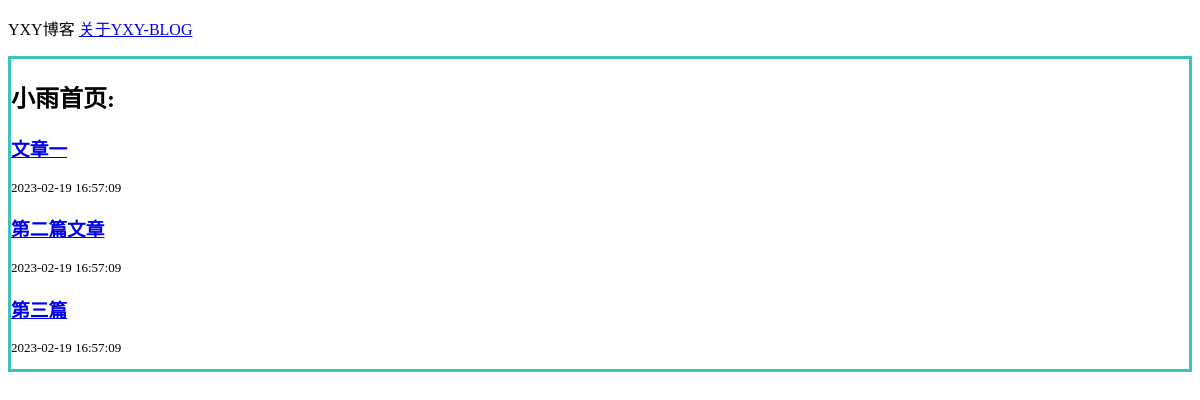
Before: / with the older database file.
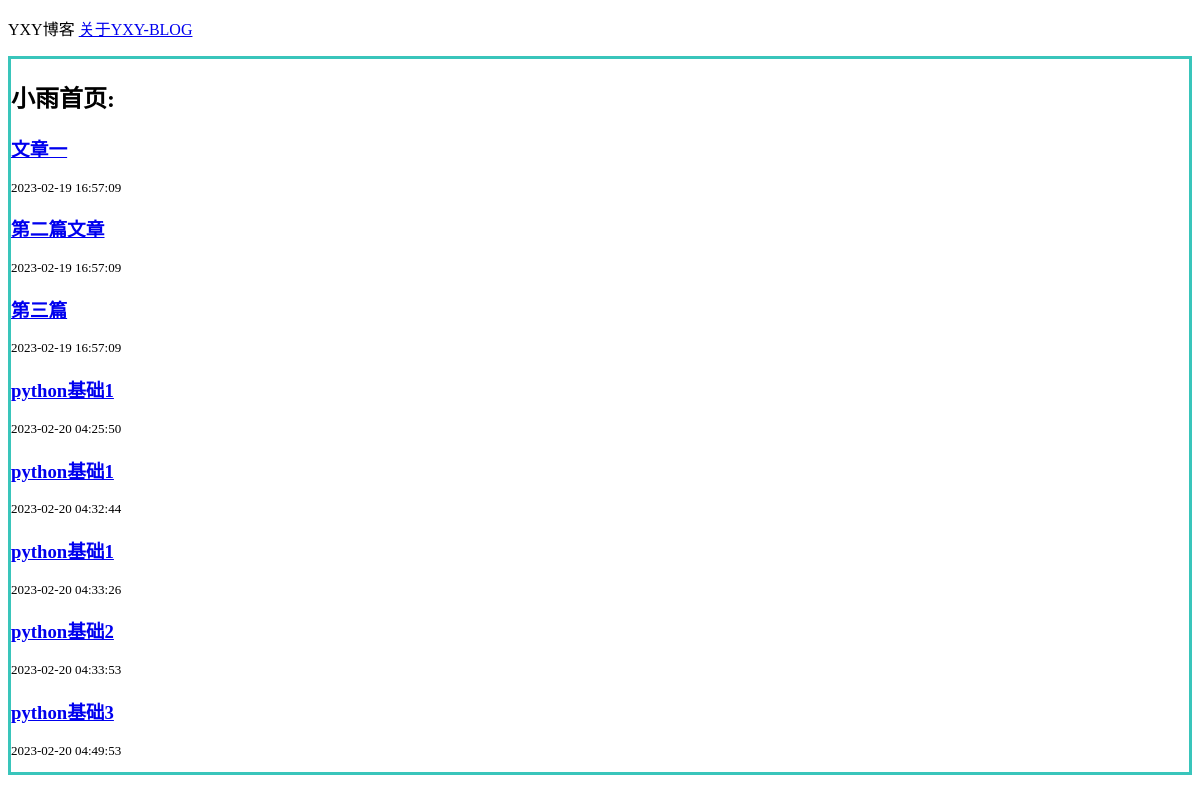
After: the same page with the newer database file.
### tables this page shows
CREATE TABLE blog (
    id INTEGER PRIMARY KEY AUTOINCREMENT,
    created TIMESTAMP NOT NULL DEFAULT CURRENT_TIMESTAMP,
    title TEXT NOT NULL,
    content TEXT NOT NULL
);

### app.py (the view)
@app.route('/')
def index():
    conn = get_db_conn()
    blogs = conn.execute('select * from blog').fetchall()  # 从句柄获取data
    html = render_template('index.html', blogs = blogs)
    return html

### app.py (called while the page is built)
def get_db_conn():
    conn = sqlite3.connect('./db/yxyblog.db')
    conn.row_factory = sqlite3.Row
    return conn

### templates/index.html
{% extends 'base.html' %}
{% block content %}
    <h2>{% block title %}小雨首页{% endblock %}:</h2>
    {% for blog_idx in blogs %}
        <a href="{{ url_for('blog', blog_id=blog_idx['id']) }}">
            <h3>{{ blog_idx['title'] }}</h3>
        </a>
        <p style="font-size: 13px;">{{ blog_idx['created'] }}</p>
    {% endfor %}
{% endblock %}

### templates/base.html (shortened to what this page needs)
<!DOCTYPE html>
<html lang="en">
<head>
    <link rel="stylesheet" href="{{url_for('static', filename ='css/index.css')}}">
</head>
<body>
    <p>YXY博客&nbsp;<a href="javascript:;">关于YXY-BLOG</a></p>
    <div class="content">{%block content %} {%endblock %}</div>
    <br>
</body>
</html>

### static/css/index.css (style rules this page uses)
.content { border:3px solid #39c5bb; }

Changed rows visible on the page:
added blog: title "python基础1", created "2023-02-20 04:25:50"
added blog: title "python基础1", created "2023-02-20 04:32:44"
added blog: title "python基础1", created "2023-02-20 04:33:26"
added blog: title "python基础2", created "2023-02-20 04:33:53"
added blog: title "python基础3", created "2023-02-20 04:49:53"
